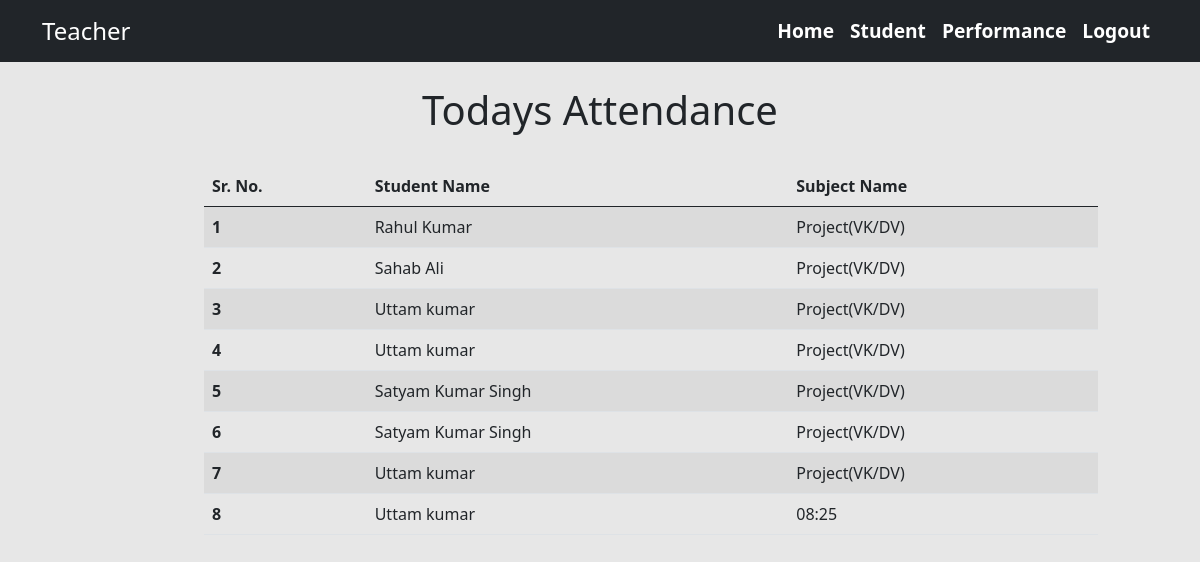
The app's page /teacher/att.php (signed in) with its own data.
### tables this page shows
CREATE TABLE `demo_att` (
  `id` int(4) NOT NULL,
  `att_by` int(2) NOT NULL,
  `subject_name_a` varchar(50) NOT NULL
);

CREATE TABLE `student` (
  `user_id` int(4) NOT NULL,
  `user_name` varchar(60) NOT NULL,
  `user_email` varchar(90) NOT NULL,
  `user_password` varchar(20) NOT NULL,
  `user_branch` int(4) NOT NULL,
  `added_by` int(4) NOT NULL
);

### teacher/att.php (the view, shortened to what this page needs)
<?php session_start();
include "../include/config.php";
?>
<!DOCTYPE html>
<html lang="en">
<head>
    <link rel="stylesheet" href="../assets/css/bootstrap.css" />
</head>
<body>
<?php include "header.php" ;?>
<div style="width:100%;height:100vh;background:#e7e7e7;">
<h1 class="text-center p-4">Todays Attendance</h1>
<div class="row gy-3">
<div class="col-md-2">
</div>
<div class="col-md-9">
  <?php
  echo '<table class="table table-striped">
  <thead>
    <tr>
      <th scope="col">Sr. No.</th>
      <th scope="col">Student Name</th>
      <th scope="col">Subject Name</th>
    </tr>
  </thead><tbody>
  ';
$counter=1;
$sql ="SELECT * from demo_att";
$res=mysqli_query($conn,$sql) or die("Failed to retrive data");
while($s=mysqli_fetch_assoc($res)){
    $id=$s['att_by'];
    $sub=$s['subject_name_a'];
    $sw="SELECT user_name from student where user_id=$id";
    $name=mysqli_query($conn,$sw) or die("Failed to load");
    $name=mysqli_fetch_assoc($name)['user_name'];
    echo '
<tr>
<th scope="row">'.$counter.'</th>
<td>'.$name.'</td>
<td>'.$sub.'</td>
</tr>
';
$counter++;
}
echo '</tbody></table>';
  ?>
      </div>
    </div>
  </div>
</body>
</html>

### teacher/header.php (shortened to what this page needs)
<nav class="navbar navbar-expand-lg navbar-light bg-dark">
  <div class="container">
    <a class="navbar-brand" href="#" style="font-size:1.5rem;color:#fff;"><i class="fas fa-qrcode"></i> Teacher</a>
    <div class="collapse navbar-collapse" id="navbarNav">
      <ul class="navbar-nav ms-auto">
        <li class="nav-item">
          <a class="nav-link he" aria-current="page" href="/osqr/teacher">Home</a>
        </li>
        <li class="nav-item">
          <a class="nav-link he" href="student-manager.php">Student</a>
        </li>
        <li class="nav-item">
          <a class="nav-link he" href="#">Performance</a>
        </li>
        <li class="nav-item">
          <a class="nav-link he" href="/osqr/teacher/logout.php">Logout</a>
        </li>
      </ul>
    </div>
  </div>
</nav>

### teacher/att.php (style rules this page uses)
body { overflow-x: hidden; }
.he { font-size:1.2rem; font-weight:600; color:#fff !important; }

### records on screen
demo_att: student.user_name "Rahul Kumar", subject_name_a "Project(VK/DV)"
demo_att: student.user_name "Sahab Ali", subject_name_a "Project(VK/DV)"
demo_att: student.user_name "Uttam kumar", subject_name_a "Project(VK/DV)"
demo_att: student.user_name "Uttam kumar", subject_name_a "Project(VK/DV)"
demo_att: student.user_name "Satyam Kumar Singh", subject_name_a "Project(VK/DV)"
demo_att: student.user_name "Satyam Kumar Singh", subject_name_a "Project(VK/DV)"
demo_att: student.user_name "Uttam kumar", subject_name_a "Project(VK/DV)"
demo_att: student.user_name "Uttam kumar", subject_name_a "08:25"
